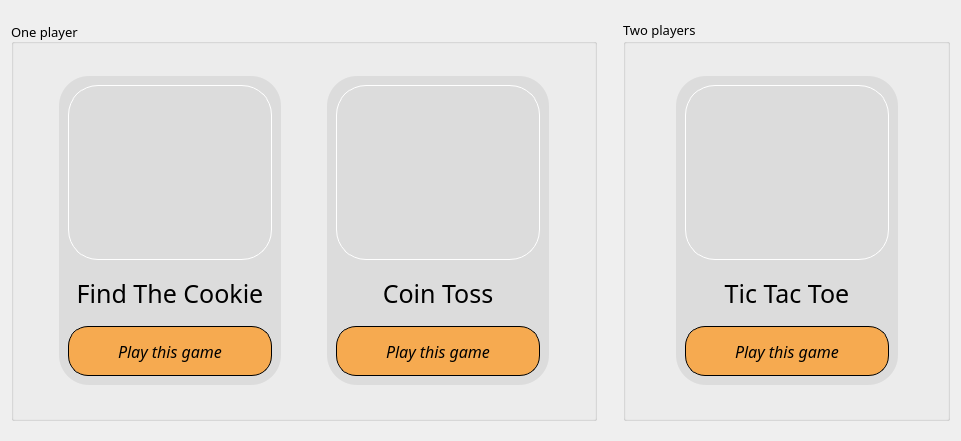
   <widget class="QWidget" name="layoutWidget">
    <property name="geometry">
     <rect>
      <x>20</x>
      <y>270</y>
      <width>961</width>
      <height>441</height>
     </rect>
    </property>
    <layout class="QHBoxLayout" name="horizontalLayout">
     <property name="topMargin">
      <number>20</number>
     </property>
     <property name="bottomMargin">
      <number>20</number>
     </property>
     <item>
      <widget class="QGroupBox" name="GB_One_Player">
       <property name="font">
        <font>
         <family>American Signs</family>
         <pointsize>10</pointsize>
         <stylestrategy>PreferAntialias</stylestrategy>
         <kerning>true</kerning>
        </font>
       </property>
       <property name="styleSheet">
        <string notr="true"/>
       </property>
       <property name="title">
        <string>One player</string>
       </property>
       <property name="alignment">
        <set>Qt::AlignBottom|Qt::AlignLeading|Qt::AlignLeft</set>
       </property>
       <property name="flat">
        <bool>false</bool>
       </property>
       <property name="checkable">
        <bool>false</bool>
       </property>
       <property name="checked">
        <bool>false</bool>
       </property>
       <layout class="QHBoxLayout" name="horizontalLayout_3">
        <property name="leftMargin">
         <number>5</number>
        </property>
        <property name="topMargin">
         <number>5</number>
        </property>
        <property name="rightMargin">
         <number>5</number>
        </property>
        <property name="bottomMargin">
         <number>5</number>
        </property>
        <item>
         <spacer name="horizontalSpacer_3">
          <property name="orientation">
           <enum>Qt::Horizontal</enum>
          </property>
          <property name="sizeHint" stdset="0">
           <size>
            <width>40</width>
            <height>20</height>
           </size>
          </property>
         </spacer>
        </item>
        <item>
         <widget class="QWidget" name="Game1" native="true">
          <property name="minimumSize">
           <size>
            <width>222</width>
            <height>309</height>
           </size>
          </property>
          <property name="maximumSize">
           <size>
            <width>222</width>
            <height>309</height>
           </size>
          </property>
          <property name="palette">
           <palette>
            <active>
             <colorrole role="Button">
              <brush brushstyle="SolidPattern">
               <color alpha="255">
                <red>220</red>
                <green>220</green>
                <blue>220</blue>
               </color>
              </brush>
             </colorrole>
             <colorrole role="Base">
              <brush brushstyle="SolidPattern">
               <color alpha="255">
                <red>220</red>
                <green>220</green>
                <blue>220</blue>
               </color>
              </brush>
             </colorrole>
             <colorrole role="Window">
              <brush brushstyle="SolidPattern">
               <color alpha="255">
                <red>220</red>
                <green>220</green>
                <blue>220</blue>
               </color>
              </brush>
             </colorrole>
            </active>
            <inactive>
             <colorrole role="Button">
              <brush brushstyle="SolidPattern">
               <color alpha="255">
                <red>220</red>
                <green>220</green>
                <blue>220</blue>
               </color>
              </brush>
             </colorrole>
             <colorrole role="Base">
              <brush brushstyle="SolidPattern">
               <color alpha="255">
                <red>220</red>
                <green>220</green>
                <blue>220</blue>
               </color>
              </brush>
             </colorrole>
             <colorrole role="Window">
              <brush brushstyle="SolidPattern">
               <color alpha="255">
                <red>220</red>
                <green>220</green>
                <blue>220</blue>
               </color>
              </brush>
             </colorrole>
            </inactive>
            <disabled>
             <colorrole role="Button">
              <brush brushstyle="SolidPattern">
               <color alpha="255">
                <red>220</red>
                <green>220</green>
                <blue>220</blue>
               </color>
              </brush>
             </colorrole>
             <colorrole role="Base">
              <brush brushstyle="SolidPattern">
               <color alpha="255">
                <red>220</red>
                <green>220</green>
                <blue>220</blue>
               </color>
              </brush>
             </colorrole>
             <colorrole role="Window">
              <brush brushstyle="SolidPattern">
               <color alpha="255">
                <red>220</red>
                <green>220</green>
                <blue>220</blue>
               </color>
              </brush>
             </colorrole>
            </disabled>
           </palette>
          </property>
          <property name="font">
           <font>
            <family>MS Shell Dlg 2</family>
            <pointsize>8</pointsize>
            <stylestrategy>PreferDefault</stylestrategy>
            <kerning>false</kerning>
           </font>
          </property>
          <property name="styleSheet">
           <string notr="true">QWidget{
background : rgb(220, 220, 220);
border-radius: 30px;
}

</string>
          </property>
          <layout class="QVBoxLayout" name="verticalLayout">
           <item>
            <layout class="QVBoxLayout" name="VL_Game1">
             <property name="sizeConstraint">
              <enum>QLayout::SetMaximumSize</enum>
             </property>
             <property name="bottomMargin">
              <number>0</number>
             </property>
             <item>
              <widget class="QLabel" name="L_Pix_Game1">
               <property name="enabled">
                <bool>true</bool>
               </property>
               <property name="minimumSize">
                <size>
                 <width>175</width>
                 <height>175</height>
                </size>
               </property>
               <property name="maximumSize">
                <size>
                 <width>1750</width>
                 <height>175</height>
                </size>
               </property>
               <property name="styleSheet">
                <string notr="true">border: 1px solid white;
border-radius : 30px;</string>
               </property>
               <property name="text">
                <string/>
               </property>
               <property name="pixmap">
                <pixmap resource="images.qrc">:/images/images/find-the-lady.png</pixmap>
               </property>
               <property name="scaledContents">
                <bool>true</bool>
               </property>
               <property name="alignment">
                <set>Qt::AlignCenter</set>
               </property>
               <property name="margin">
                <number>7</number>
               </property>
              </widget>
             </item>
             <item>
              <spacer name="verticalSpacer">
               <property name="orientation">
                <enum>Qt::Vertical</enum>
               </property>
               <property name="sizeHint" stdset="0">
                <size>
                 <width>176</width>
                 <height>13</height>
                </size>
               </property>
              </spacer>
             </item>
             <item>
              <widget class="QLabel" name="L_Name_Game1">
               <property name="minimumSize">
                <size>
                 <width>175</width>
                 <height>30</height>
                </size>
               </property>
               <property name="maximumSize">
                <size>
                 <width>1750</width>
                 <height>50</height>
                </size>
               </property>
               <property name="font">
                <font>
                 <family>Javatages</family>
                 <pointsize>19</pointsize>
                 <weight>50</weight>
                 <bold>false</bold>
                </font>
               </property>
               <property name="text">
                <string>Find The Cookie</string>
               </property>
               <property name="alignment">
                <set>Qt::AlignCenter</set>
               </property>
              </widget>
             </item>
             <item>
              <spacer name="verticalSpacer_2">
               <property name="orientation">
                <enum>Qt::Vertical</enum>
               </property>
               <property name="sizeHint" stdset="0">
                <size>
                 <width>176</width>
                 <height>13</height>
                </size>
               </property>
              </spacer>
             </item>
             <item>
              <widget class="QPushButton" name="PB_Game1">
               <property name="minimumSize">
                <size>
                 <width>175</width>
                 <height>50</height>
                </size>
               </property>
               <property name="maximumSize">
                <size>
                 <width>1750</width>
                 <height>50</height>
                </size>
               </property>
               <property name="font">
                <font>
                 <family>Javatages</family>
                 <pointsize>12</pointsize>
                 <italic>true</italic>
                </font>
               </property>
               <property name="cursor">
                <cursorShape>PointingHandCursor</cursorShape>
               </property>
               <property name="styleSheet">
                <string notr="true">QPushButton{
background :  rgb(246, 170, 80);
border:1px solid black;
border-radius : 20px;
}

QPushButton::hover
{
background  : rgb(253, 253, 0);
}
</string>
               </property>
               <property name="text">
                <string>Play this game</string>
               </property>
              </widget>
             </item>
            </layout>
           </item>
          </layout>
         </widget>
        </item>
        <item>
         <spacer name="horizontalSpacer">
          <property name="orientation">
           <enum>Qt::Horizontal</enum>
          </property>
          <property name="sizeHint" stdset="0">
           <size>
            <width>40</width>
            <height>20</height>
           </size>
          </property>
         </spacer>
        </item>
        <item>
         <widget class="QWidget" name="Game2" native="true">
          <property name="minimumSize">
           <size>
            <width>222</width>
            <height>309</height>
           </size>
          </property>
          <property name="maximumSize">
           <size>
            <width>222</width>
            <height>309</height>
           </size>
          </property>
          <property name="palette">
           <palette>
            <active>
             <colorrole role="Button">
              <brush brushstyle="SolidPattern">
               <color alpha="255">
                <red>220</red>
                <green>220</green>
                <blue>220</blue>
               </color>
              </brush>
             </colorrole>
             <colorrole role="Base">
              <brush brushstyle="SolidPattern">
               <color alpha="255">
                <red>220</red>
                <green>220</green>
                <blue>220</blue>
               </color>
              </brush>
             </colorrole>
             <colorrole role="Window">
              <brush brushstyle="SolidPattern">
               <color alpha="255">
                <red>220</red>
                <green>220</green>
                <blue>220</blue>
               </color>
              </brush>
             </colorrole>
            </active>
            <inactive>
             <colorrole role="Button">
              <brush brushstyle="SolidPattern">
               <color alpha="255">
                <red>220</red>
                <green>220</green>
                <blue>220</blue>
               </color>
              </brush>
             </colorrole>
             <colorrole role="Base">
              <brush brushstyle="SolidPattern">
               <color alpha="255">
                <red>220</red>
                <green>220</green>
                <blue>220</blue>
               </color>
              </brush>
             </colorrole>
             <colorrole role="Window">
              <brush brushstyle="SolidPattern">
               <color alpha="255">
                <red>220</red>
                <green>220</green>
                <blue>220</blue>
               </color>
              </brush>
             </colorrole>
            </inactive>
            <disabled>
             <colorrole role="Button">
              <brush brushstyle="SolidPattern">
               <color alpha="255">
                <red>220</red>
                <green>220</green>
                <blue>220</blue>
               </color>
              </brush>
             </colorrole>
             <colorrole role="Base">
              <brush brushstyle="SolidPattern">
               <color alpha="255">
                <red>220</red>
                <green>220</green>
                <blue>220</blue>
               </color>
              </brush>
             </colorrole>
             <colorrole role="Window">
              <brush brushstyle="SolidPattern">
               <color alpha="255">
                <red>220</red>
                <green>220</green>
                <blue>220</blue>
               </color>
              </brush>
             </colorrole>
            </disabled>
           </palette>
          </property>
          <property name="font">
           <font>
            <family>MS Shell Dlg 2</family>
            <pointsize>8</pointsize>
            <stylestrategy>PreferDefault</stylestrategy>
            <kerning>false</kerning>
           </font>
          </property>
          <property name="styleSheet">
           <string notr="true">QWidget{
background : rgb(220, 220, 220);
border-radius: 30px;
}</string>
          </property>
          <layout class="QVBoxLayout" name="verticalLayout_5">
           <item>
            <layout class="QVBoxLayout" name="VL_Game2">
             <property name="sizeConstraint">
              <enum>QLayout::SetMaximumSize</enum>
             </property>
             <property name="bottomMargin">
              <number>0</number>
             </property>
             <item>
              <widget class="QLabel" name="L_Pix_Game2">
               <property name="enabled">
                <bool>true</bool>
               </property>
               <property name="minimumSize">
                <size>
                 <width>175</width>
                 <height>175</height>
                </size>
               </property>
               <property name="maximumSize">
                <size>
                 <width>1750</width>
                 <height>175</height>
                </size>
               </property>
               <property name="styleSheet">
                <string notr="true">border: 1px solid white;
border-radius : 30px;</string>
               </property>
               <property name="text">
                <string/>
               </property>
               <property name="pixmap">
                <pixmap resource="images.qrc">:/images/images/coin-toss.png</pixmap>
               </property>
               <property name="scaledContents">
                <bool>true</bool>
               </property>
               <property name="alignment">
                <set>Qt::AlignJustify|Qt::AlignVCenter</set>
               </property>
               <property name="margin">
                <number>10</number>
               </property>
              </widget>
             </item>
             <item>
              <spacer name="verticalSpacer_3">
               <property name="orientation">
                <enum>Qt::Vertical</enum>
               </property>
               <property name="sizeHint" stdset="0">
                <size>
                 <width>176</width>
                 <height>13</height>
                </size>
               </property>
              </spacer>
             </item>
             <item>
              <widget class="QLabel" name="L_Name_Game2">
               <property name="minimumSize">
                <size>
                 <width>175</width>
                 <height>30</height>
                </size>
               </property>
               <property name="maximumSize">
                <size>
                 <width>1750</width>
                 <height>50</height>
                </size>
               </property>
               <property name="font">
                <font>
                 <family>Javatages</family>
                 <pointsize>19</pointsize>
                 <weight>50</weight>
                 <bold>false</bold>
                </font>
               </property>
               <property name="text">
                <string>Coin Toss</string>
               </property>
               <property name="alignment">
                <set>Qt::AlignCenter</set>
               </property>
              </widget>
             </item>
             <item>
              <spacer name="verticalSpacer_4">
               <property name="orientation">
                <enum>Qt::Vertical</enum>
               </property>
               <property name="sizeHint" stdset="0">
                <size>
                 <width>176</width>
                 <height>13</height>
                </size>
               </property>
              </spacer>
             </item>
             <item>
              <widget class="QPushButton" name="PB_Game2">
               <property name="minimumSize">
                <size>
                 <width>175</width>
                 <height>50</height>
                </size>
               </property>
               <property name="maximumSize">
                <size>
                 <width>1750</width>
                 <height>50</height>
                </size>
               </property>
               <property name="font">
                <font>
                 <family>Javatages</family>
                 <pointsize>12</pointsize>
                 <italic>true</italic>
                </font>
               </property>
               <property name="cursor">
                <cursorShape>PointingHandCursor</cursorShape>
               </property>
               <property name="styleSheet">
                <string notr="true">QPushButton{
background :  rgb(246, 170, 80);
border:1px solid blaxk;
border-radius : 20px;
}

QPushButton::hover
{
background  : rgb(253, 253, 0);
}</string>
               </property>
               <property name="text">
                <string>Play this game</string>
               </property>
              </widget>
             </item>
            </layout>
           </item>
          </layout>
         </widget>
        </item>
        <item>
         <spacer name="horizontalSpacer_2">
          <property name="orientation">
           <enum>Qt::Horizontal</enum>
          </property>
          <property name="sizeHint" stdset="0">
           <size>
            <width>40</width>
            <height>20</height>
           </size>
          </property>
         </spacer>
        </item>
       </layout>
      </widget>
     </item>
     <item>
      <spacer name="horizontalSpacer_17">
       <property name="orientation">
        <enum>Qt::Horizontal</enum>
       </property>
       <property name="sizeType">
        <enum>QSizePolicy::Fixed</enum>
       </property>
       <property name="sizeHint" stdset="0">
        <size>
         <width>20</width>
         <height>20</height>
        </size>
       </property>
      </spacer>
     </item>
     <item>
      <widget class="QGroupBox" name="GB_Two_Players">
       <property name="font">
        <font>
         <family>American Signs</family>
         <pointsize>10</pointsize>
         <stylestrategy>PreferAntialias</stylestrategy>
        </font>
       </property>
       <property name="title">
        <string>Two players</string>
       </property>
       <layout class="QHBoxLayout" name="horizontalLayout_4">
        <property name="leftMargin">
         <number>5</number>
        </property>
        <property name="topMargin">
         <number>5</number>
        </property>
        <property name="rightMargin">
         <number>5</number>
        </property>
        <property name="bottomMargin">
         <number>5</number>
        </property>
        <item>
         <spacer name="horizontalSpacer_7">
          <property name="orientation">
           <enum>Qt::Horizontal</enum>
          </property>
          <property name="sizeHint" stdset="0">
           <size>
            <width>30</width>
            <height>20</height>
           </size>
          </property>
         </spacer>
        </item>
        <item>
         <widget class="QWidget" name="Game3" native="true">
          <property name="minimumSize">
           <size>
            <width>222</width>
            <height>309</height>
           </size>
          </property>
          <property name="maximumSize">
           <size>
            <width>222</width>
            <height>309</height>
           </size>
          </property>
          <property name="palette">
           <palette>
            <active>
             <colorrole role="Button">
              <brush brushstyle="SolidPattern">
               <color alpha="255">
                <red>220</red>
                <green>220</green>
                <blue>220</blue>
               </color>
              </brush>
             </colorrole>
             <colorrole role="Base">
              <brush brushstyle="SolidPattern">
               <color alpha="255">
                <red>220</red>
                <green>220</green>
                <blue>220</blue>
               </color>
              </brush>
             </colorrole>
             <colorrole role="Window">
              <brush brushstyle="SolidPattern">
               <color alpha="255">
                <red>220</red>
                <green>220</green>
                <blue>220</blue>
               </color>
              </brush>
             </colorrole>
            </active>
            <inactive>
             <colorrole role="Button">
              <brush brushstyle="SolidPattern">
               <color alpha="255">
                <red>220</red>
                <green>220</green>
                <blue>220</blue>
               </color>
              </brush>
             </colorrole>
             <colorrole role="Base">
              <brush brushstyle="SolidPattern">
               <color alpha="255">
                <red>220</red>
                <green>220</green>
                <blue>220</blue>
               </color>
              </brush>
             </colorrole>
             <colorrole role="Window">
              <brush brushstyle="SolidPattern">
               <color alpha="255">
                <red>220</red>
                <green>220</green>
                <blue>220</blue>
               </color>
              </brush>
             </colorrole>
            </inactive>
            <disabled>
             <colorrole role="Button">
              <brush brushstyle="SolidPattern">
               <color alpha="255">
                <red>220</red>
                <green>220</green>
                <blue>220</blue>
               </color>
              </brush>
             </colorrole>
             <colorrole role="Base">
              <brush brushstyle="SolidPattern">
               <color alpha="255">
                <red>220</red>
                <green>220</green>
                <blue>220</blue>
               </color>
              </brush>
             </colorrole>
             <colorrole role="Window">
              <brush brushstyle="SolidPattern">
               <color alpha="255">
                <red>220</red>
                <green>220</green>
                <blue>220</blue>
               </color>
              </brush>
             </colorrole>
            </disabled>
           </palette>
          </property>
          <property name="font">
           <font>
            <family>MS Shell Dlg 2</family>
            <pointsize>8</pointsize>
            <stylestrategy>PreferDefault</stylestrategy>
            <kerning>false</kerning>
           </font>
          </property>
          <property name="styleSheet">
           <string notr="true">QWidget{
background : rgb(220, 220, 220);
border-radius: 30px;
}</string>
          </property>
          <layout class="QVBoxLayout" name="verticalLayout_6">
           <item>
            <layout class="QVBoxLayout" name="VL_Game3">
             <property name="sizeConstraint">
              <enum>QLayout::SetMaximumSize</enum>
             </property>
             <property name="bottomMargin">
              <number>0</number>
             </property>
             <item>
              <widget class="QLabel" name="L_Pix_Game3">
               <property name="enabled">
                <bool>true</bool>
               </property>
               <property name="minimumSize">
                <size>
                 <width>175</width>
                 <height>175</height>
                </size>
               </property>
               <property name="maximumSize">
                <size>
                 <width>1750</width>
                 <height>175</height>
                </size>
               </property>
               <property name="styleSheet">
                <string notr="true">border: 1px solid white;
border-radius : 30px;</string>
               </property>
               <property name="text">
                <string/>
               </property>
               <property name="pixmap">
                <pixmap resource="images.qrc">:/images/images/tic-tac-toe.png</pixmap>
               </property>
               <property name="scaledContents">
                <bool>true</bool>
               </property>
               <property name="alignment">
                <set>Qt::AlignCenter</set>
               </property>
               <property name="margin">
                <number>7</number>
               </property>
              </widget>
             </item>
             <item>
              <spacer name="verticalSpacer_5">
               <property name="orientation">
                <enum>Qt::Vertical</enum>
               </property>
               <property name="sizeHint" stdset="0">
                <size>
                 <width>176</width>
                 <height>13</height>
                </size>
               </property>
              </spacer>
             </item>
             <item>
              <widget class="QLabel" name="L_Name_Game3">
               <property name="minimumSize">
                <size>
                 <width>175</width>
                 <height>30</height>
                </size>
               </property>
               <property name="maximumSize">
                <size>
                 <width>1750</width>
                 <height>50</height>
                </size>
               </property>
               <property name="font">
                <font>
                 <family>Javatages</family>
                 <pointsize>19</pointsize>
                 <weight>50</weight>
                 <bold>false</bold>
                </font>
               </property>
               <property name="text">
                <string>Tic Tac Toe</string>
               </property>
               <property name="alignment">
                <set>Qt::AlignCenter</set>
               </property>
              </widget>
             </item>
             <item>
              <spacer name="verticalSpacer_6">
               <property name="orientation">
                <enum>Qt::Vertical</enum>
               </property>
               <property name="sizeHint" stdset="0">
                <size>
                 <width>176</width>
                 <height>13</height>
                </size>
               </property>
              </spacer>
             </item>
             <item>
              <widget class="QPushButton" name="PB_Game3">
               <property name="minimumSize">
                <size>
                 <width>175</width>
                 <height>50</height>
                </size>
               </property>
               <property name="maximumSize">
                <size>
                 <width>1750</width>
                 <height>50</height>
                </size>
               </property>
               <property name="font">
                <font>
                 <family>Javatages</family>
                 <pointsize>12</pointsize>
                 <italic>true</italic>
                </font>
               </property>
               <property name="cursor">
                <cursorShape>PointingHandCursor</cursorShape>
               </property>
               <property name="styleSheet">
                <string notr="true">QPushButton{
background :  rgb(246, 170, 80);
border:1px solid blaxk;
border-radius : 20px;
}

QPushButton::hover
{
background  : rgb(253, 253, 0);
}</string>
               </property>
               <property name="text">
                <string>Play this game</string>
               </property>
              </widget>
             </item>
            </layout>
           </item>
          </layout>
         </widget>
        </item>
        <item>
         <spacer name="horizontalSpacer_4">
          <property name="orientation">
           <enum>Qt::Horizontal</enum>
          </property>
          <property name="sizeHint" stdset="0">
           <size>
            <width>30</width>
            <height>20</height>
           </size>
          </property>
         </spacer>
        </item>
       </layout>
      </widget>
     </item>
    </layout>
   </widget>
